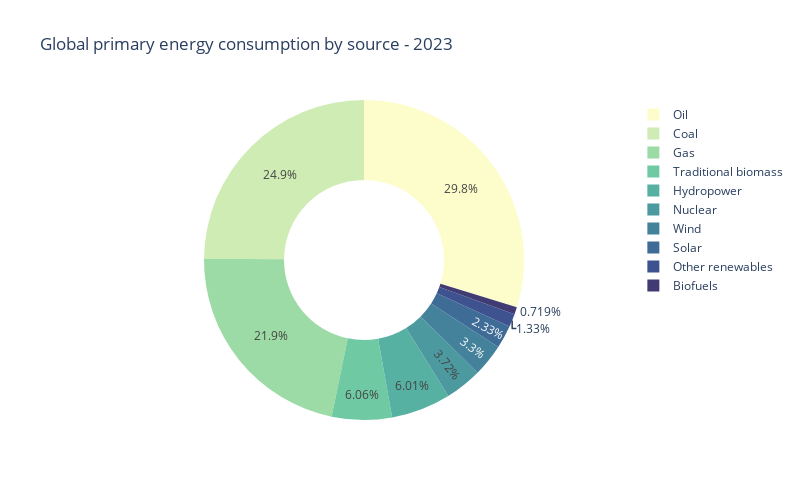

Notebook code for this chart:
### Code cell
fig = go.Figure(
    data=[
        go.Pie(
            labels=df.Source,
            values=df.Consumption,
            hole=0.5,
            marker = dict(colors=px.colors.sequential.deep,)
        )
    ],
    layout=dict(title="Global primary energy consumption by source - 2023",
                width=800, height=500)
)

fig.show()

### Figure 1 — Plotly figure (JSON) as saved in the notebook; plotly's stock layout.template omitted (floating-point values rounded to 4 significant figures)
{"data": [{"hole": 0.5, "labels": ["Oil", "Coal", "Gas", "Traditional biomass", "Hydropower", "Nuclear", "Wind", "Solar", "Other renewables", "Biofuels"], "marker": {"colors": ["rgb(253, 253, 204)", "rgb(206, 236, 179)", "rgb(156, 219, 165)", "rgb(111, 201, 163)", "rgb(86, 177, 163)", "rgb(76, 153, 160)", "rgb(68, 130, 155)", "rgb(62, 108, 150)", "rgb(62, 82, 143)", "rgb(64, 60, 115)", "rgb(54, 43, 77)", "rgb(39, 26, 44)"]}, "type": "pie", "values": [54564, 45560.0, 40100.0, 11111, 11010.0, 6824.0, 6040.0, 4264.0, 2428.0, 1318.0]}], "layout": {"height": 500, "title": {"text": "Global primary energy consumption by source - 2023"}, "width": 800}}
